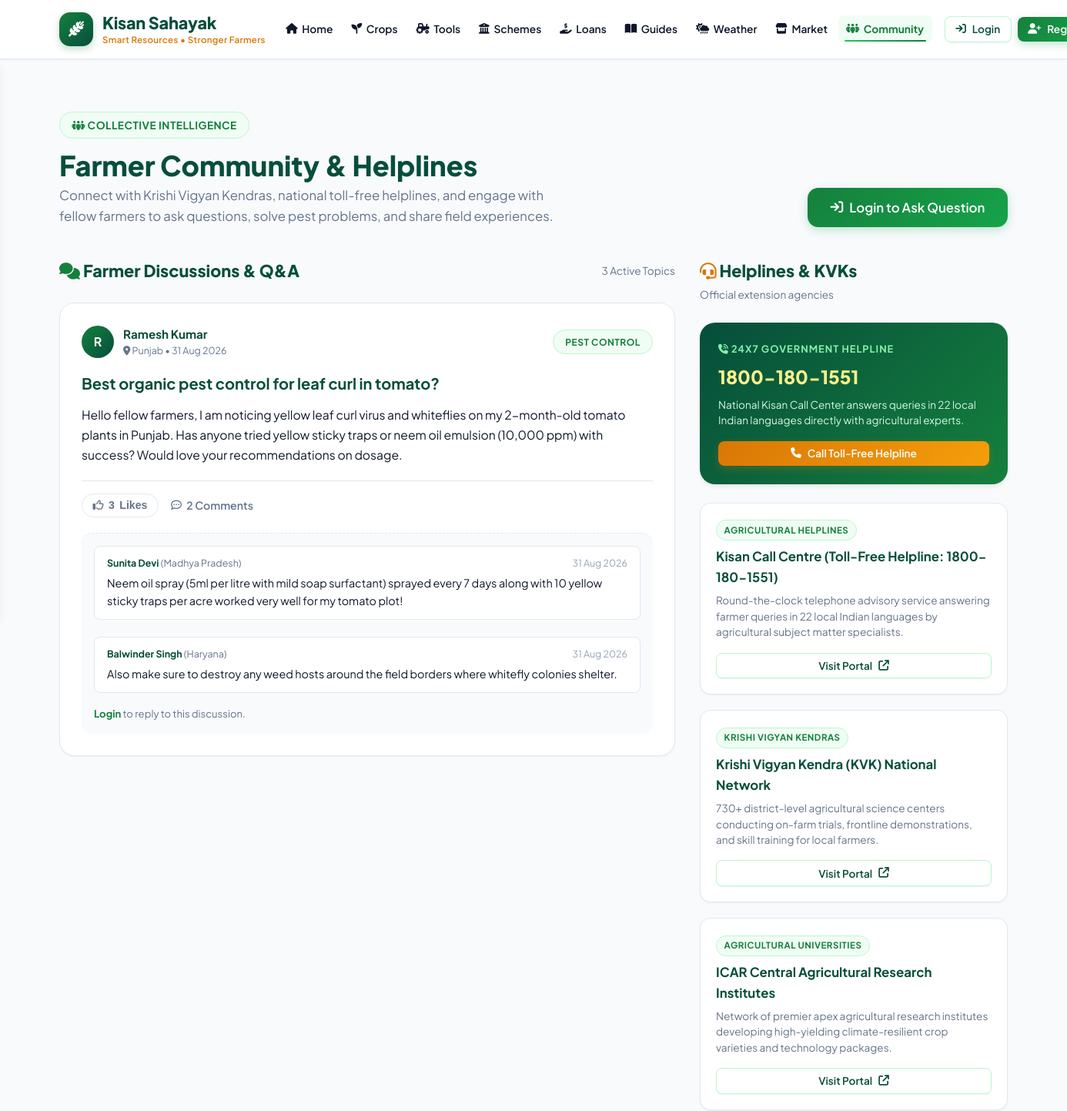
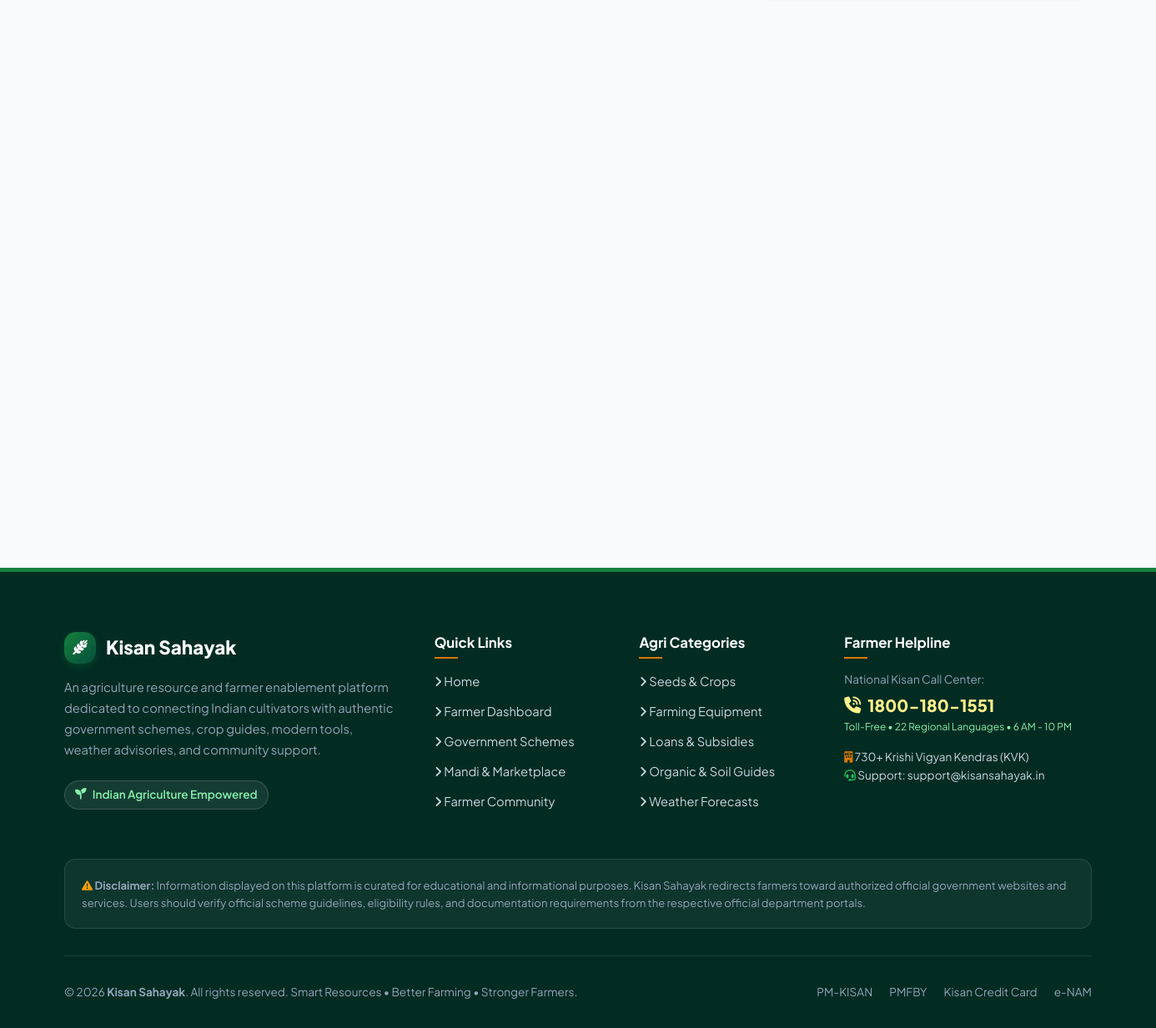
The app's page /community with its own data (2 pictures, top to bottom).
### tables this page shows
CREATE TABLE community_posts (
        id INTEGER PRIMARY KEY AUTOINCREMENT,
        user_id INTEGER NOT NULL,
        title TEXT NOT NULL,
        category TEXT DEFAULT 'General Discussion',
        content TEXT NOT NULL,
        created_at TIMESTAMP DEFAULT CURRENT_TIMESTAMP,
        FOREIGN KEY(user_id) REFERENCES users(id) ON DELETE CASCADE
    );

CREATE TABLE users (
        id INTEGER PRIMARY KEY AUTOINCREMENT,
        full_name TEXT NOT NULL,
        username TEXT UNIQUE NOT NULL,
        email TEXT UNIQUE NOT NULL,
        password_hash TEXT NOT NULL,
        state TEXT DEFAULT 'General',
        preferred_category TEXT DEFAULT 'General',
        role TEXT DEFAULT 'user',
        created_at TIMESTAMP DEFAULT CURRENT_TIMESTAMP
    );

CREATE TABLE comments (
        id INTEGER PRIMARY KEY AUTOINCREMENT,
        post_id INTEGER NOT NULL,
        user_id INTEGER NOT NULL,
        comment TEXT NOT NULL,
        created_at TIMESTAMP DEFAULT CURRENT_TIMESTAMP,
        FOREIGN KEY(post_id) REFERENCES community_posts(id) ON DELETE CASCADE,
        FOREIGN KEY(user_id) REFERENCES users(id) ON DELETE CASCADE
    );

CREATE TABLE resources (
        id INTEGER PRIMARY KEY AUTOINCREMENT,
        title TEXT NOT NULL,
        description TEXT NOT NULL,
        category_id INTEGER,
        category_name TEXT,
        resource_type TEXT NOT NULL,
        external_url TEXT,
        image_url TEXT,
        season_climate TEXT,
        eligibility TEXT,
        benefits TEXT,
        provider TEXT,
        views_count INTEGER DEFAULT 0,
        created_at TIMESTAMP DEFAULT CURRENT_TIMESTAMP
    );

### app.py (the view, shortened to what this page needs)
@app.route('/community', methods=['GET', 'POST'])
def community():
    conn = get_db()
    institutions = conn.execute("""
    SELECT * FROM resources WHERE resource_type = 'community' ORDER BY views_count DESC
    """).fetchall()
    posts = conn.execute("""
    SELECT p.*, u.full_name as author_name, u.state as author_state,
           (SELECT COUNT(*) FROM comments WHERE post_id = p.id) as comment_count,
           (SELECT COUNT(*) FROM likes WHERE post_id = p.id) as like_count
    FROM community_posts p
    JOIN users u ON p.user_id = u.id
    ORDER BY p.created_at DESC
    """).fetchall()
    comments_raw = conn.execute("""
    SELECT c.*, u.full_name as comment_author, u.state as comment_state
    FROM comments c
    JOIN users u ON c.user_id = u.id
    ORDER BY c.created_at ASC
    """).fetchall()
    comments_by_post = {}
    for c in comments_raw:
        comments_by_post.setdefault(c['post_id'], []).append(c)
    user_liked_posts = set()
    if g.user:
        likes_data = conn.execute("SELECT post_id FROM likes WHERE user_id = ?", (g.user['id'],)).fetchall()
        user_liked_posts = {row['post_id'] for row in likes_data}
    ratings_map = get_resource_ratings(conn)
    conn.close()
    return render_template(
        'community.html',
        institutions=institutions,
        posts=posts,
        comments_by_post=comments_by_post,
        user_liked_posts=user_liked_posts,
        ratings_map=ratings_map
    )

### app.py (called while the page is built, shortened)
@app.before_request
def setup_security_and_user():
    if 'csrf_token' not in session:
        session['csrf_token'] = secrets.token_hex(32)
    user_id = session.get('user_id')
    if user_id is None:
        g.user = None
    else:
        conn = get_db()
        user = conn.execute("SELECT * FROM users WHERE id = ?", (user_id,)).fetchone()
        conn.close()
        g.user = user

@app.context_processor
def inject_global_vars():
    user_id = session.get('user_id')
    bookmarked_ids = set()
    if user_id:
        conn = get_db()
        b_rows = conn.execute("SELECT resource_id FROM bookmarks WHERE user_id = ?", (user_id,)).fetchall()
        bookmarked_ids = {row['resource_id'] for row in b_rows}
        conn.close()
    return {
        'current_user': g.user,
        'bookmarked_ids': bookmarked_ids,
        'indian_states': INDIAN_STATES,
        'now_year': datetime.now().year,
        'csrf_token': session.get('csrf_token', '')
    }

@app.template_filter('format_date')
def format_date_filter(value):
    if not value:
        return ''
    try:
        val_str = str(value).strip()
        if 'T' in val_str:
            dt = datetime.fromisoformat(val_str.replace('Z', '+00:00'))
        elif len(val_str) >= 19:
            dt = datetime.strptime(val_str[:19], "%Y-%m-%d %H:%M:%S")
        elif len(val_str) >= 10:
            dt = datetime.strptime(val_str[:10], "%Y-%m-%d")
        else:
            return val_str
        return dt.strftime("%d %b %Y")
    except Exception:
        return str(value)[:10]

def get_resource_ratings(conn):
    ratings_query = conn.execute("""
    SELECT resource_id, AVG(rating) as avg_rating, COUNT(id) as total_ratings
    FROM feedback
    GROUP BY resource_id
    """).fetchall()
    return {row['resource_id']: {'avg': round(row['avg_rating'], 1), 'count': row['total_ratings']} for row in ratings_query}

### database.py (called while the page is built)
def get_db(db_path=None):
    if db_path is None:
        db_path = os.environ.get('KISAN_DB_PATH', DB_PATH)
    folder = os.path.dirname(db_path)
    if folder:
        os.makedirs(folder, exist_ok=True)
    conn = sqlite3.connect(db_path)
    conn.row_factory = sqlite3.Row
    conn.execute("PRAGMA foreign_keys = ON")
    return conn

### templates/community.html (shortened to what this page needs)
{% extends "base.html" %}
{% block content %}
<div class="container" style="padding-top: 3rem; padding-bottom: 5rem;">
  <div class="section-header" style="text-align: left; margin-bottom: 2.5rem; display: flex; align-items: flex-end; justify-content: space-between; flex-wrap: wrap; gap: 1rem;">
    <div>
      <span class="section-badge"><i class="fa-solid fa-people-group"></i> Collective Intelligence</span>
      <h1 class="section-title" style="margin-bottom: 0.25rem;">Farmer Community & Helplines</h1>
      <p class="section-subtitle" style="margin: 0;">
        Connect with Krishi Vigyan Kendras, national toll-free helplines, and engage with fellow farmers to ask questions, solve pest problems, and share field experiences.
      </p>
    </div>
    {% if current_user %}
      <button class="btn btn-primary btn-lg" onclick="openModal('newPostModal')">
        <i class="fa-solid fa-plus"></i> Ask a Question
      </button>
    {% else %}
      <a href="{{ url_for('login', next=url_for('community')) }}" class="btn btn-primary btn-lg">
        <i class="fa-solid fa-arrow-right-to-bracket"></i> Login to Ask Question
      </a>
    {% endif %}
  </div>
  <div class="community-layout">
    <div>
      <div style="margin-bottom: 1.5rem; display: flex; align-items: center; justify-content: space-between;">
        <h2 style="font-size: 1.35rem; font-weight: 800; color: var(--forest-dark);">
          <i class="fa-solid fa-comments" style="color: var(--primary-green);"></i> Farmer Discussions & Q&A
        </h2>
        <span style="font-size: 0.85rem; color: var(--text-muted);">{{ posts|length }} Active Topics</span>
      </div>
      {% if posts %}
        {% for post in posts %}
          <div class="post-card">
            <div class="post-author-row">
              <div class="post-author-info">
                <div class="post-avatar">
                  {{ post.author_name[:1] }}
                </div>
                <div>
                  <div style="font-weight: 700; font-size: 0.95rem; color: var(--forest-dark);">
                    {{ post.author_name }}
                  </div>
                  <div style="font-size: 0.78rem; color: var(--text-muted);">
                    <i class="fa-solid fa-location-dot"></i> {{ post.author_state }} &bull; {{ post.created_at|format_date }}
                  </div>
                </div>
              </div>
              <div style="display: flex; align-items: center; gap: 0.5rem;">
                <span class="section-badge" style="margin-bottom: 0; font-size: 0.75rem;">{{ post.category }}</span>
              </div>
            </div>
            <h3 class="post-title">{{ post.title }}</h3>
            <p class="post-content">{{ post.content }}</p>
            <div class="post-actions-bar">
              <button class="like-btn like-btn-ajax {% if post.id in user_liked_posts %}liked{% endif %}" data-post-id="{{ post.id }}">
                <i class="{% if post.id in user_liked_posts %}fa-solid{% else %}fa-regular{% endif %} fa-thumbs-up"></i>
                <span class="like-count">{{ post.like_count }}</span>
                <span>Likes</span>
              </button>
              <div style="font-size: 0.88rem; font-weight: 600; color: var(--text-muted); display: flex; align-items: center; gap: 0.4rem;">
                <i class="fa-regular fa-comment-dots"></i>
                <span>{{ post.comment_count }} Comments</span>
              </div>
            </div>
            <div class="comments-thread">
              {% if comments_by_post.get(post.id) %}
                <div style="display: flex; flex-direction: column; gap: 0.65rem; margin-bottom: 1rem;">
                  {% for c in comments_by_post[post.id] %}
                    <div class="comment-bubble">
                      <div style="display: flex; justify-content: space-between; font-size: 0.78rem; font-weight: 700; color: var(--forest-dark); margin-bottom: 0.25rem;">
                        <span>{{ c.comment_author }} <span style="font-weight: 400; color: var(--text-muted);">({{ c.comment_state }})</span></span>
                        <span style="font-weight: 400; color: var(--text-light);">{{ c.created_at|format_date }}</span>
                      </div>
                      <p style="font-size: 0.9rem; color: var(--text-main); margin: 0;">{{ c.comment }}</p>
                    </div>
                  {% endfor %}
                </div>
              {% else %}
                <p style="font-size: 0.85rem; color: var(--text-muted); margin-bottom: 0.75rem;">No replies yet. Be the first to answer this question!</p>
              {% endif %}
              {% if current_user %}
                <form action="{{ url_for('add_comment', post_id=post.id) }}" method="POST" style="display: flex; gap: 0.5rem;">
                  <input type="hidden" name="csrf_token" value="{{ csrf_token }}">
                  <input type="text" name="comment" class="form-control" placeholder="Write a helpful reply or advice..." required style="padding: 0.55rem 0.85rem; font-size: 0.88rem;">
                  <button type="submit" class="btn btn-primary btn-sm" style="flex-shrink: 0;">
                    <i class="fa-solid fa-paper-plane"></i> Reply
                  </button>
                </form>
              {% else %}
                <div style="font-size: 0.82rem; color: var(--text-muted);">
                  <a href="{{ url_for('login', next=url_for('community')) }}" style="font-weight: 700;">Login</a> to reply to this discussion.
                </div>
              {% endif %}
            </div>
          </div>
        {% endfor %}
      {% endif %}
    </div>
    <div>
      <div style="margin-bottom: 1.5rem;">
        <h2 style="font-size: 1.35rem; font-weight: 800; color: var(--forest-dark);">
          <i class="fa-solid fa-headset" style="color: var(--amber-warm);"></i> Helplines & KVKs
        </h2>
        <span style="font-size: 0.85rem; color: var(--text-muted);">Official extension agencies</span>
      </div>
      <div style="background: linear-gradient(135deg, var(--forest-dark), var(--primary-green)); color: #fff; border-radius: var(--radius-lg); padding: 1.5rem; margin-bottom: 1.5rem; box-shadow: var(--shadow-md);">
        <div style="font-size: 0.8rem; text-transform: uppercase; letter-spacing: 1px; color: #86efac; font-weight: 700; margin-bottom: 0.4rem;">
          <i class="fa-solid fa-phone-volume"></i> 24x7 Government Helpline
        </div>
        <h3 style="font-size: 1.5rem; font-weight: 800; color: #fef08a; margin-bottom: 0.5rem;">
          1800-180-1551
        </h3>
        <p style="font-size: 0.85rem; color: #d1fae5; line-height: 1.5; margin-bottom: 1rem;">
          National Kisan Call Center answers queries in 22 local Indian languages directly with agricultural experts.
        </p>
        <a href="tel:18001801551" class="btn btn-accent btn-sm" style="width: 100%;">
          <i class="fa-solid fa-phone"></i> Call Toll-Free Helpline
        </a>
      </div>
      <div style="display: flex; flex-direction: column; gap: 1.25rem;">
        {% for inst in institutions %}
          <div style="background: #ffffff; border: 1px solid var(--border-light); border-radius: var(--radius-md); padding: 1.25rem; box-shadow: var(--shadow-sm);">
            <span class="section-badge" style="font-size: 0.72rem; padding: 0.2rem 0.6rem; margin-bottom: 0.5rem;">{{ inst.category_name }}</span>
            <h4 style="font-size: 1.05rem; font-weight: 700; color: var(--forest-dark); margin-bottom: 0.4rem;">{{ inst.title }}</h4>
            <p style="font-size: 0.85rem; color: var(--text-muted); line-height: 1.5; margin-bottom: 1rem;">{{ inst.description }}</p>
            <a href="{{ inst.external_url }}" target="_blank" class="btn btn-secondary btn-sm" style="width: 100%; justify-content: center;" rel="noopener noreferrer">
              <span>Visit Portal</span> <i class="fa-solid fa-arrow-up-right-from-square"></i>
            </a>
          </div>
        {% endfor %}
      </div>
    </div>
  </div>
</div>
{% endblock %}

### records on screen
community_posts: full_name "R", author_name "Ramesh Kumar", author_state "Punjab", created_at "31 Aug 2026", category "PEST CONTROL", title "Best organic pest control for leaf curl in tomato?", content "Hello fellow farmers, I am noticing yellow leaf curl virus and whiteflies on my 2-month-old tomato plants in Punjab. Has anyone tried yellow sticky traps or neem oil emulsion (10,000 ppm) with success? Would love your recommendations on dosage.", like_count "3", comment_count "2"
comments: comment_author "Sunita Devi", comment_state "Madhya Pradesh", created_at "31 Aug 2026", comment "Neem oil spray (5ml per litre with mild soap surfactant) sprayed every 7 days along with 10 yellow sticky traps per acre worked very well for my tomato plot!"
comments: comment_author "Balwinder Singh", comment_state "Haryana", created_at "31 Aug 2026", comment "Also make sure to destroy any weed hosts around the field borders where whitefly colonies shelter."
resources: category_name "AGRICULTURAL HELPLINES", title "Kisan Call Centre (Toll-Free Helpline: 1800-180-1551)", description "Round-the-clock telephone advisory service answering farmer queries in 22 local Indian languages by agricultural subject matter specialists."
resources: category_name "KRISHI VIGYAN KENDRAS", title "Krishi Vigyan Kendra (KVK) National Network", description "730+ district-level agricultural science centers conducting on-farm trials, frontline demonstrations, and skill training for local farmers."
resources: category_name "AGRICULTURAL UNIVERSITIES", title "ICAR Central Agricultural Research Institutes", description "Network of premier apex agricultural research institutes developing high-yielding climate-resilient crop varieties and technology packages."

### other values on screen
{{ posts|length }} "3"
